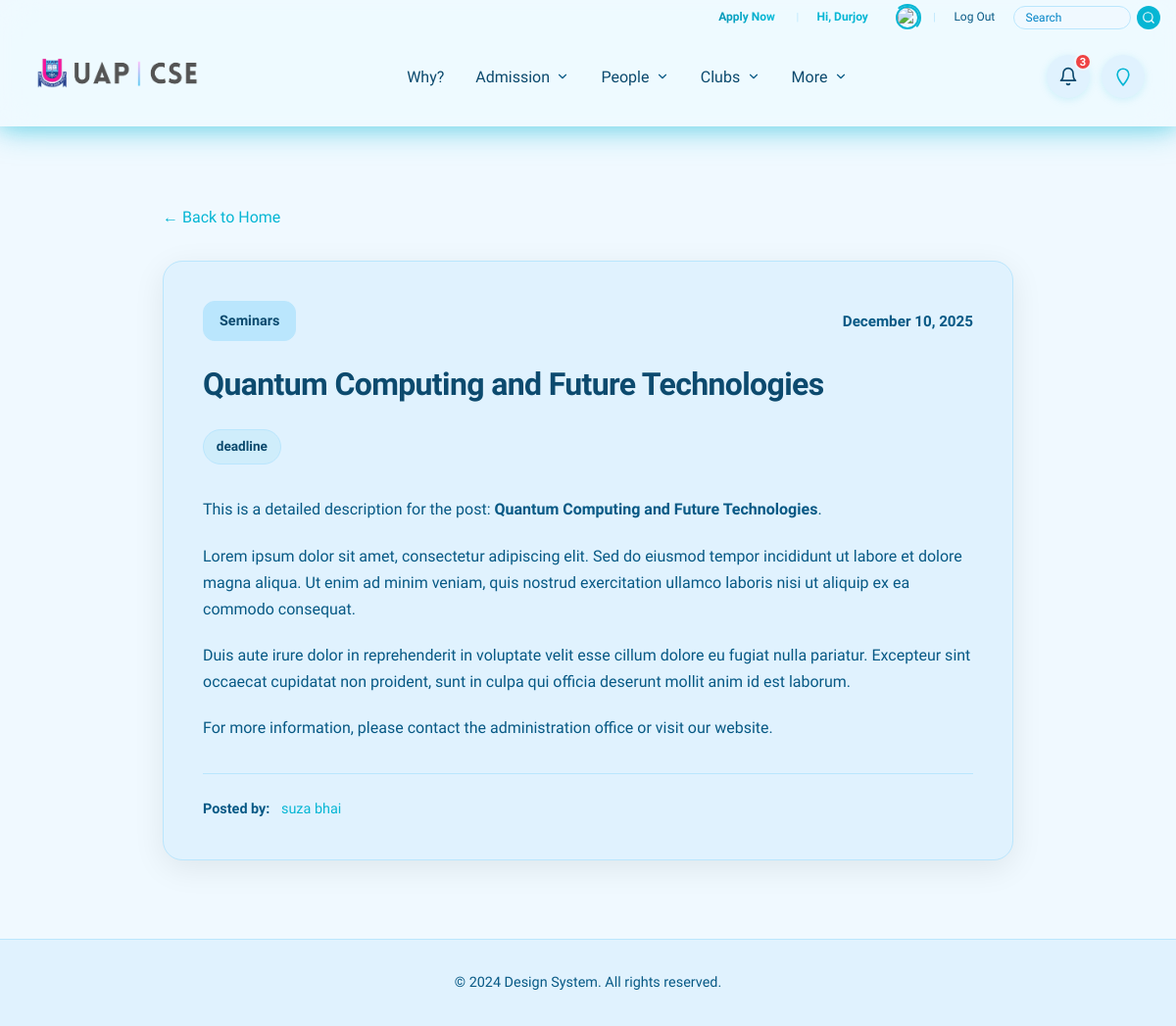
The page /office/posts/66/ (signed in) on the database as committed earlier.
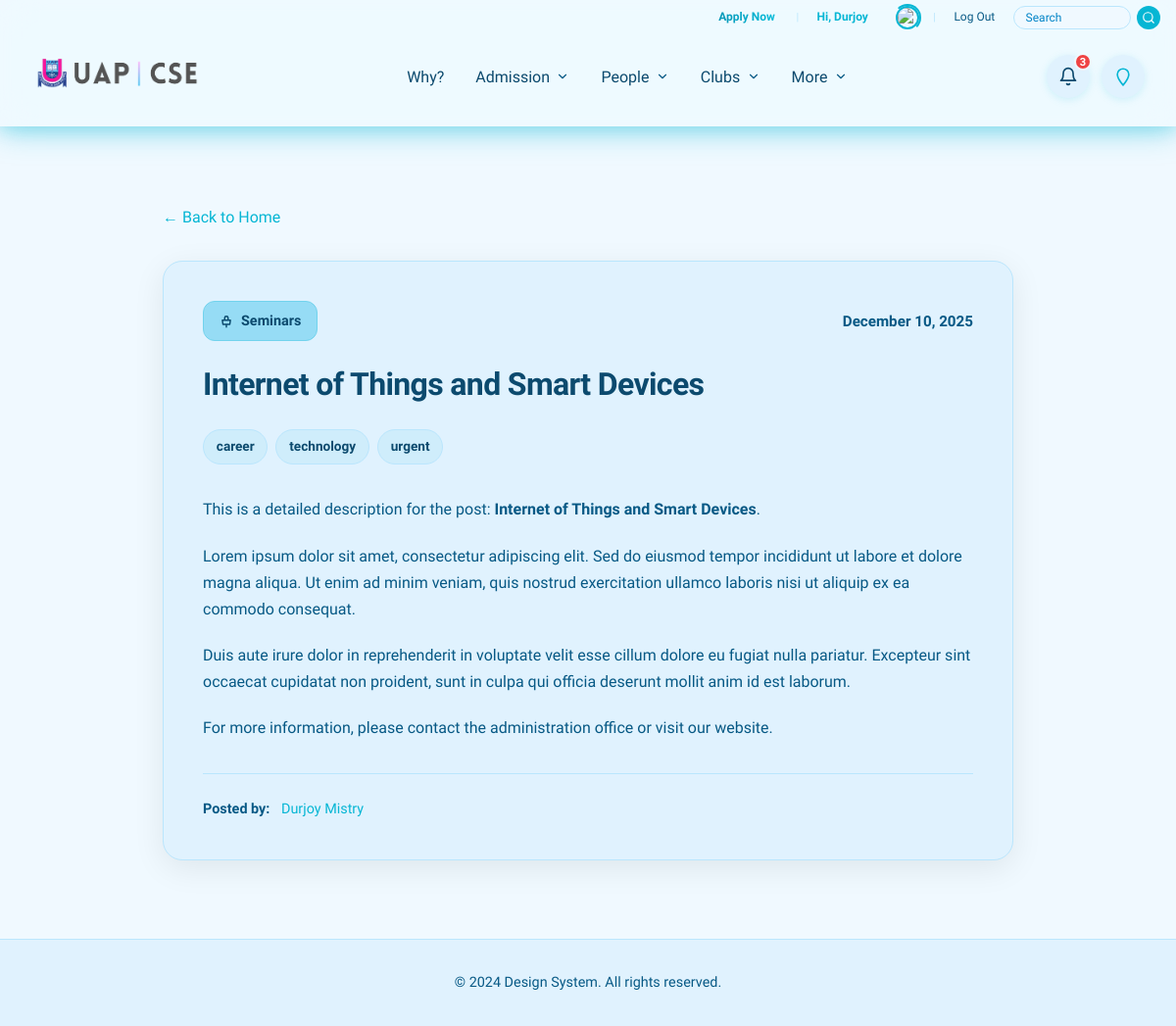
The same page on the database as committed later.
### office/models.py (models this page shows, shortened)
class Post(models.Model):
    publish_date = models.DateTimeField(
        auto_now_add=True,
        verbose_name="Publish Date/Time",
        help_text="Records when the post was issued"
    )
    post_type = models.CharField(
        max_length=20,
        choices=POST_TYPE_CHOICES,
        default='notice',
        verbose_name="Post Type",
        help_text="Category of the post: notice, events, seminars, workshop, or others"
    )
    short_title = models.CharField(
        max_length=20,
        verbose_name="Short Title",
        help_text="Concise, max 20 characters for display (max 4 words)"
    )
    long_title = models.CharField(
        max_length=255,
        verbose_name="Long Title",
        help_text="Detailed headline for the announcement"
    )
    tags = models.CharField(
        max_length=200,
        blank=True,
        null=True,
        verbose_name="Tags",
        help_text="Comma-separated tags (e.g., 'urgent, closure')"
    )
    description = RichTextField(
        verbose_name="Description",
        help_text="Full body of the announcement"
    )
    is_pinned = models.BooleanField(
        default=False,
        verbose_name="Pin Post",
        help_text="Pin this post to the top of the list"
    )
    created_by = models.ForeignKey(
        BaseUser,
        on_delete=models.SET_NULL,
        null=True,
        related_name='created_posts',
        verbose_name="Created By",
        help_text="Links to the existing authorized user who created the post"
    )
    class Meta:
        verbose_name = 'Post'
        verbose_name_plural = 'Posts'
        ordering = ['-is_pinned', '-publish_date']
    def get_tags_list(self):
        if self.tags:
            return [tag.strip() for tag in self.tags.split(',') if tag.strip()]
        return []

### people/models.py (models this page shows, shortened)
class Officer(models.Model):
    base_user = models.OneToOneField(
        BaseUser,
        on_delete=models.CASCADE,
        primary_key=True,
        related_name='officer_profile',
        help_text="Base user account"
    )
    name = models.CharField(
        max_length=100,
        help_text="Full name of the officer"
    )
    position = models.CharField(
        max_length=100,
        blank=True,
        null=True,
        help_text="Official position or title"
    )
    phone = models.CharField(
        max_length=11,
        blank=True,
        null=True,
        help_text="Contact phone number"
    )
    bio = models.TextField(
        max_length=200,
        blank=True,
        null=True,
        help_text="Short biography"
    )
    profile_pic = models.ImageField(
        upload_to='officer_photos/',
        null=True,
        blank=True,
        help_text="Officer profile picture"
    )
    joining_date = models.DateField(
        null=True,
        blank=True,
        help_text="Date when officer joined"
    )
    sl = models.PositiveIntegerField(
        validators=[MinValueValidator(1)],
        help_text="Serial number for ordering"
    )
    about = RichTextField(
        blank=True,
        null=True,
        help_text="Detailed about section with rich text"
    )
    class Meta:
        verbose_name = 'Officer'
        verbose_name_plural = 'Officers'
        ordering = ['sl']

class Faculty(models.Model):
    DESIGNATION_CHOICES = [
        ('Professor', 'Professor'),
        ('Associate Professor', 'Associate Professor'),
        ('Assistant Professor', 'Assistant Professor'),
        ('Lecturer', 'Lecturer'),
        ('Teaching Assistant', 'Teaching Assistant'),
    ]
    base_user = models.OneToOneField(
        BaseUser,
        on_delete=models.CASCADE,
        primary_key=True,
        related_name='faculty_profile',
        help_text="Base user account"
    )
    name = models.CharField(
        max_length=50,
        default="Name",
        help_text="Full name of the faculty member"
    )
    shortname = models.CharField(
        max_length=5,
        default='N/A',
        help_text="Short name or initials"
    )
    designation = models.CharField(
        max_length=20,
        choices=DESIGNATION_CHOICES,
        null=True,
        blank=True,
        help_text="Academic designation"
    )
    phone = models.CharField(
        max_length=11,
        blank=True,
        null=True,
        help_text="Contact phone number"
    )
    bio = models.CharField(
        max_length=92,
        blank=True,
        null=True,
        help_text="Short biography (max 92 characters)"
    )
    about = RichTextField(
        blank=True,
        null=True,
        help_text="Detailed about section with rich text"
    )
    profile_pic = ImageCropField(
        upload_to='faculty_photos/',
        null=True,
        blank=True,
        help_text="Faculty profile picture"
    )
    cropping = ImageRatioField(
        'profile_pic',
        '400x400',
        size_warning=True,
        help_text="Crop image to 1:1 aspect ratio (400x400)"
    )
    joining_date = models.DateField(
        null=True,
        blank=True,
        help_text="Date when faculty joined"
    )
    google_scholar_url = models.URLField(
        max_length=255,
        blank=True,
        null=True,
        help_text="Google Scholar profile URL"
    )
    researchgate_url = models.URLField(
        max_length=255,
        blank=True,
        null=True,
        help_text="ResearchGate profile URL"
    )
    orcid_url = models.URLField(
        max_length=255,
        blank=True,
        null=True,
        help_text="ORCID profile URL"
    )
    scopus_url = models.URLField(
        max_length=255,
        blank=True,
        null=True,
        help_text="Scopus profile URL"
    )
    linkedin_url = models.URLField(
        max_length=255,
        blank=True,
        null=True,
        help_text="LinkedIn profile URL"
    )
    researches = RichTextField(
        blank=True,
        null=True,
        help_text="Research information with rich text"
    )
    citation = models.PositiveIntegerField(
        default=0,
        blank=True,
        null=True,
        help_text="Total citations count"
    )
    sl = models.PositiveIntegerField(
        validators=[MinValueValidator(1)],
        blank=True,
        null=True,
        help_text="Serial number for ordering"
    )
    routine = RichTextField(
        blank=True,
        null=True,
        help_text="Faculty routine with rich text"
    )
    class Meta:
        verbose_name = 'Faculty'
        verbose_name_plural = 'Faculties'
        ordering = ['sl']

### office/views.py (the view)
# urls.py: path('posts/<int:pk>/', views.post_detail, name='post_detail'),
def post_detail(request, pk):
    post = get_object_or_404(Post, pk=pk)
    context = {
        'post': post,
    }
    return render(request, 'office/post_detail.html', context)

### designs/context_processors.py (called while the page is built)
def admission_elements(request):
    admission_elements = AdmissionElement.objects.all().order_by('sl')
    return {
        'admission_elements': admission_elements
    }

### templates/office/post_detail.html (shortened to what this page needs)
{% extends 'base.html' %}
{% load static %}
{% block content %}
<div class="container">
    <section class="post-detail-section">
        <div class="post-detail-header">
            <a href="{% url 'home' %}" class="back-link">
                ← Back to Home
            </a>
        </div>
        <article class="post-detail-card">
            <div class="post-detail-meta">
                <div class="post-badge post-badge-{{ post.post_type }}{% if post.is_pinned %} pinned{% endif %}">
                    {% if post.is_pinned %}
                    <span class="pin-icon">
                        <svg xmlns="http://www.w3.org/2000/svg" width="16" height="16" viewBox="0 0 24 24" fill="none" stroke="currentColor" stroke-width="2" stroke-linecap="round" stroke-linejoin="round">
                            <path d="M12 17v5M9 10V6a3 3 0 0 1 3-3h0a3 3 0 0 1 3 3v4M5 10h14l-1 7H6l-1-7z"></path>
                        </svg>
                    </span>
                    {% endif %}
                    {{ post.get_post_type_display }}
                </div>
                <div class="post-date">{{ post.publish_date|date:"F d, Y" }}</div>
            </div>
            <h1 class="post-detail-title">{{ post.long_title }}</h1>
            {% if post.tags %}
            <div class="post-tags">
                {% for tag in post.get_tags_list %}
                <span class="tag">{{ tag }}</span>
                {% endfor %}
            </div>
            {% endif %}
            <div class="post-detail-content">
                {{ post.description|safe }}
            </div>
            {% if post.created_by %}
            <div class="post-author">
                <span class="author-label">Posted by:</span>
                {% if post.created_by.user_type == 'faculty' and post.created_by.faculty_profile %}
                    <a href="{% url 'people:faculty_detail' post.created_by.faculty_profile.pk %}" class="author-name">
                        {% if post.created_by.faculty_profile.name %}{{ post.created_by.faculty_profile.name }}{% else %}{{ post.created_by.email }}{% endif %}
                    </a>
                {% elif post.created_by.user_type == 'officer' and post.created_by.officer_profile %}
                    <a href="{% url 'people:officer_detail' post.created_by.officer_profile.pk %}" class="author-name">
                        {% if post.created_by.officer_profile.name %}{{ post.created_by.officer_profile.name }}{% else %}{{ post.created_by.email }}{% endif %}
                    </a>
                {% elif post.created_by.user_type == 'staff' and post.created_by.staff_profile %}
                    <span class="author-name">
                        {% if post.created_by.staff_profile.name %}{{ post.created_by.staff_profile.name }}{% else %}{{ post.created_by.email }}{% endif %}
                    </span>
                {% else %}
                    <span class="author-name">
                        {% if post.created_by.first_name or post.created_by.last_name %}{{ post.created_by.get_full_name }}{% else %}{{ post.created_by.email }}{% endif %}
                    </span>
                {% endif %}
            </div>
            {% endif %}
        </article>
    </section>
</div>
{% endblock %}

Rows that differ between the two databases and show on the page:
changed Post "Seminars": is_pinned False → True (drawn); long_title "Quantum Computing and Future Technologies" → "Internet of Things and Smart Devices"; description "…description for the post: Quantum Computing and Future Technologies . Lorem ipsum dolor…" → "…description for the post: Internet of Things and Smart Devices . Lorem ipsum dolor…"; created_by_id 9 → 1 (drawn); created_by.faculty_profile.name (not shown) → "Durjoy Mistry"; created_by.officer_profile.name "suza bhai" → (not shown)
Other text that changed with them:
new list line: "career"
new list line: "technology"
new list line: "urgent"
list line gone: "deadline"
